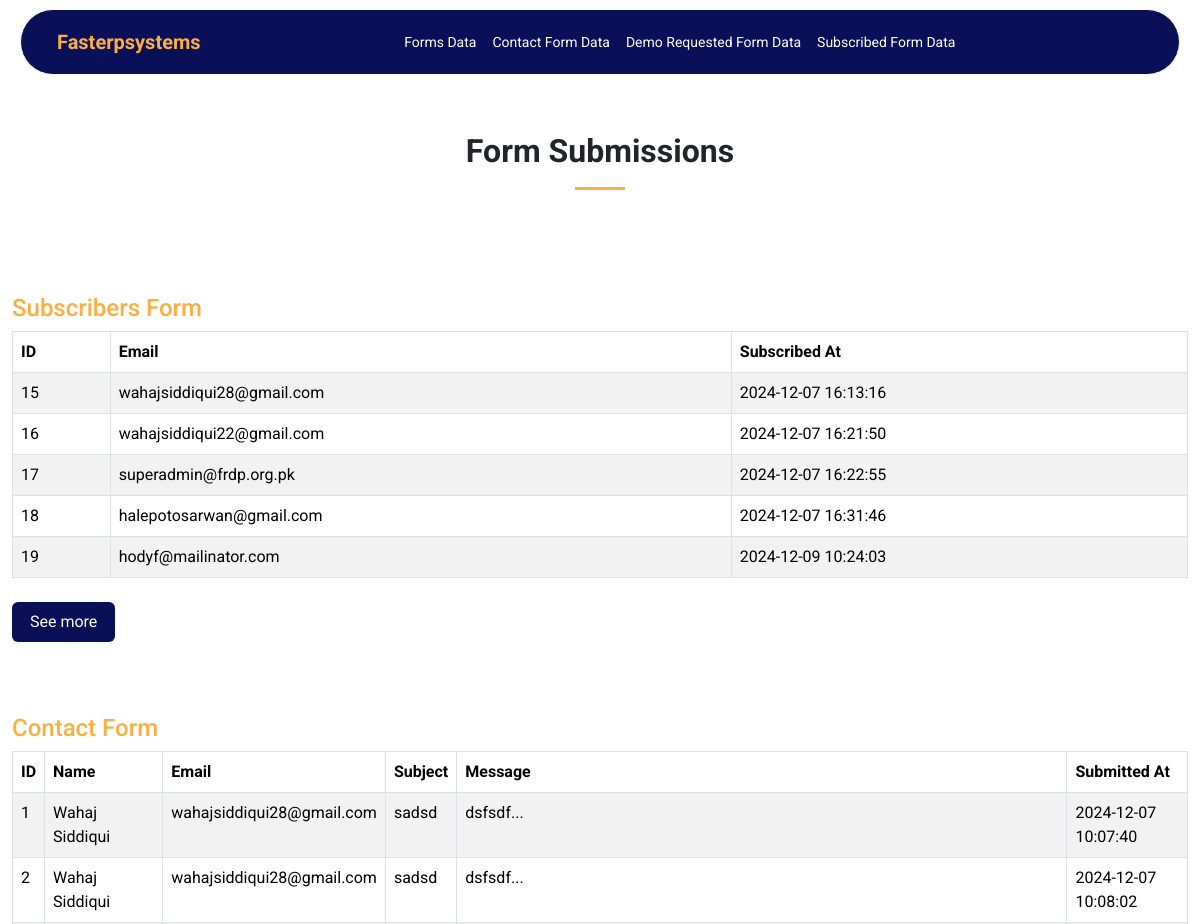
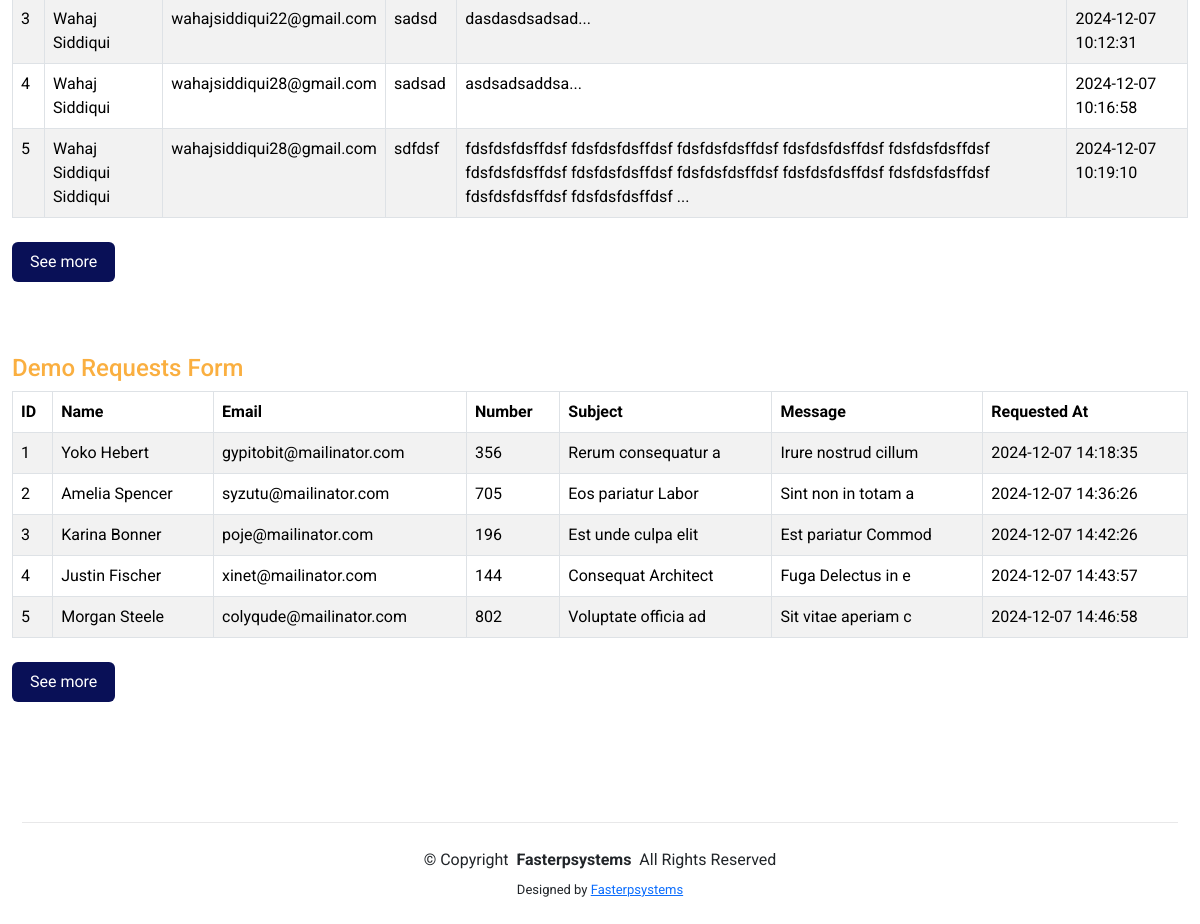
The page /form-submissions.php on the database its author committed (2 pictures, top to bottom).
### tables this page shows
CREATE TABLE `subscribers` (
  `id` int(11) NOT NULL AUTO_INCREMENT,
  `email` varchar(255) NOT NULL,
  `subscribed_at` timestamp NOT NULL DEFAULT CURRENT_TIMESTAMP,
  PRIMARY KEY (`id`),
  UNIQUE KEY `email` (`email`),
  UNIQUE KEY `email_2` (`email`)
);

CREATE TABLE `contact_messages` (
  `id` int(11) NOT NULL AUTO_INCREMENT,
  `name` varchar(255) NOT NULL,
  `email` varchar(255) NOT NULL,
  `subject` varchar(255) NOT NULL,
  `message` text NOT NULL,
  `created_at` timestamp NOT NULL DEFAULT CURRENT_TIMESTAMP,
  PRIMARY KEY (`id`)
);

CREATE TABLE `demo_requests` (
  `id` int(11) NOT NULL AUTO_INCREMENT,
  `name` varchar(255) NOT NULL,
  `email` varchar(255) NOT NULL,
  `number` varchar(20) NOT NULL,
  `subject` varchar(255) NOT NULL,
  `message` text NOT NULL,
  `created_at` timestamp NOT NULL DEFAULT CURRENT_TIMESTAMP,
  PRIMARY KEY (`id`)
);

### form-submissions.php (the view, shortened to what this page needs)
<?php
include('include/data-header.php');
include('db.php');
$recordsPerPage = 5;
$pageSubscribers = isset($_GET['sub_page']) ? (int) $_GET['sub_page'] : 1;
$pageSubscribers = max($pageSubscribers, 1);
$offsetSubscribers = ($pageSubscribers - 1) * $recordsPerPage;
$subscribersQuery = "SELECT * FROM subscribers LIMIT $recordsPerPage OFFSET $offsetSubscribers";
$subscribersResult = mysqli_query($conn, $subscribersQuery);
$pageMessages = isset($_GET['msg_page']) ? (int) $_GET['msg_page'] : 1;
$pageMessages = max($pageMessages, 1);
$offsetMessages = ($pageMessages - 1) * $recordsPerPage;
$messagesQuery = "SELECT * FROM contact_messages LIMIT $recordsPerPage OFFSET $offsetMessages";
$messagesResult = mysqli_query($conn, $messagesQuery);
$pageDemo = isset($_GET['demo_page']) ? (int) $_GET['demo_page'] : 1;
$pageDemo = max($pageDemo, 1);
$offsetDemo = ($pageDemo - 1) * $recordsPerPage;
$demoQuery = "SELECT * FROM demo_requests LIMIT $recordsPerPage OFFSET $offsetDemo";
$demoResult = mysqli_query($conn, $demoQuery);
?>
<div class="container-fluid mt-5">
    <div class="container section-title">
        <h2>Form Submissions</h2>
    </div>
    <div class="form-all-vc">
        <div class="subscribers py-4">
            <h4 class="" style="color: var(--yellow-text);">Subscribers Form </h4>
            <table class="table table-bordered table-striped">
                <thead>
                    <tr>
                        <th>ID</th>
                        <th>Email</th>
                        <th>Subscribed At</th>
                    </tr>
                </thead>
                <tbody>
                    <?php while ($row = mysqli_fetch_assoc($subscribersResult)): ?>
                        <tr>
                            <td><?= $row['id'] ?></td>
                            <td><?= $row['email'] ?></td>
                            <td><?= $row['subscribed_at'] ?></td>
                        </tr>
                    <?php endwhile; ?>
                </tbody>
            </table>
            <div class="buttons my-4">
                <button class="btn" style="background: var(--darkBlue-text);">
                    <a class="text-white" href="subscribers_view_data.php">See more</a> </button>
            </div>
        </div>
        <div class="contact-form py-4">
            <h4 class="" style="color: var(--yellow-text);">Contact Form </h4>
            <table class="table table-bordered table-striped">
                <thead>
                    <tr>
                        <th>ID</th>
                        <th>Name</th>
                        <th>Email</th>
                        <th>Subject</th>
                        <th>Message</th>
                        <th>Submitted At</th>
                    </tr>
                </thead>
                <tbody>
                    <?php while ($row = mysqli_fetch_assoc($messagesResult)): ?>
                        <tr>
                            <td><?= $row['id'] ?></td>
                            <td><?= $row['name'] ?></td>
                            <td><?= $row['email'] ?></td>
                            <td><?= $row['subject'] ?></td>
                            <td><?= implode(' ', array_slice(explode(' ', $row['message']), 0, 15)) ?>...</td>
                            <td><?= $row['created_at'] ?></td>
                        </tr>
                    <?php endwhile; ?>
                </tbody>
            </table>
            <div class="buttons my-4">
                <button class="btn" style="background: var(--darkBlue-text);">
                    <a class="text-white" href="contact_view_data.php">See more</a> </button>
            </div>
        </div>
        <div class="demo-requests py-4">
            <h4 class="" style="color: var(--yellow-text);">Demo Requests Form </h4>
            <table class="table table-bordered table-striped">
                <thead>
                    <tr>
                        <th>ID</th>
                        <th>Name</th>
                        <th>Email</th>
                        <th>Number</th>
                        <th>Subject</th>
                        <th>Message</th>
                        <th>Requested At</th>
                    </tr>
                </thead>
                <tbody>
                    <?php while ($row = mysqli_fetch_assoc($demoResult)): ?>
                        <tr>
                            <td><?= $row['id'] ?></td>
                            <td><?= $row['name'] ?></td>
                            <td><?= $row['email'] ?></td>
                            <td><?= $row['number'] ?></td>
                            <td><?= $row['subject'] ?></td>
                            <td><?= $row['message'] ?></td>
                            <td><?= $row['created_at'] ?></td>
                        </tr>
                    <?php endwhile; ?>
                </tbody>
            </table>
            <div class="buttons my-4">
                <button class="btn" style="background: var(--darkBlue-text);">
                    <a class="text-white" href="demo_view_data.php">See more</a> </button>
            </div>
        </div>
    </div>
</div>
<?php
include('include/data-footer.php');
?>

### assets/css/style.css (style rules this page uses)
* { padding: 0; margin: 0; list-style: none; text-decoration: none; box-sizing: border-box; }
body { font-family: "Roboto", sans-serif; position: relative; }
:root { --background-color: #ffffff; --default-color: #212529; --heading-color: #2d465e; --accent-color: #0d83fd; --surface-color: #ffffff; --contrast-color: #ffffff; --yellow-text: #faaf40; --darkBlue-text: #091057; }
.section-title h2:after { content: ""; position: absolute; display: block; width: 50px; height: 3px; background: var(--yellow-text); left: 0; right: 0; bottom: 0; margin: auto; }
.buttons button.btn { background: #000; padding: 7px 17px; }
.buttons button.btn a { text-decoration: none; color: #fff; }
.section-title { text-align: center; padding-bottom: 60px; position: relative; }
.section-title h2 { font-size: 32px; font-weight: 700; margin-bottom: 20px; padding-bottom: 20px; position: relative; }
.form-all-vc { overflow-x: auto; }

### assets/css/responsive.css (style rules this page uses)
@media screen and (max-width: 1200px) { .container, .container-lg, .container-md, .container-sm { max-width: 1156px; } }

### rows shown on the page
subscribers: id "15", email "wahajsiddiqui28@gmail.com", subscribed_at "2024-12-07 16:13:16"
subscribers: id "16", email "wahajsiddiqui22@gmail.com", subscribed_at "2024-12-07 16:21:50"
subscribers: id "17", email "superadmin@frdp.org.pk", subscribed_at "2024-12-07 16:22:55"
subscribers: id "18", email "halepotosarwan@gmail.com", subscribed_at "2024-12-07 16:31:46"
subscribers: id "19", email "hodyf@mailinator.com", subscribed_at "2024-12-09 10:24:03"
contact_messages: id "1", name "Wahaj Siddiqui", email "wahajsiddiqui28@gmail.com", subject "sadsd", message "dsfsdf", created_at "2024-12-07 10:07:40"
contact_messages: id "2", name "Wahaj Siddiqui", email "wahajsiddiqui28@gmail.com", subject "sadsd", message "dsfsdf", created_at "2024-12-07 10:08:02"
contact_messages: id "3", name "Wahaj Siddiqui", email "wahajsiddiqui22@gmail.com", subject "sadsd", message "dasdasdsadsad", created_at "2024-12-07 10:12:31"
contact_messages: id "4", name "Wahaj Siddiqui", email "wahajsiddiqui28@gmail.com", subject "sadsad", message "asdsadsaddsa", created_at "2024-12-07 10:16:58"
contact_messages: id "5", name "Wahaj Siddiqui Siddiqui", email "wahajsiddiqui28@gmail.com", subject "sdfdsf", message "fdsfdsfdsffdsf fdsfdsfdsffdsf fdsfdsfdsffdsf fdsfdsfdsffdsf fdsfdsfdsffdsf fdsfdsfdsffdsf fdsfdsfdsffdsf fdsfdsfdsffdsf fdsfdsfdsffdsf fdsfdsfdsffdsf fdsfdsfdsffdsf fdsfdsfdsffdsf", created_at "2024-12-07 10:19:10"
demo_requests: id "1", name "Yoko Hebert", email "gypitobit@mailinator.com", number "356", subject "Rerum consequatur a", message "Irure nostrud cillum", created_at "2024-12-07 14:18:35"
demo_requests: id "2", name "Amelia Spencer", email "syzutu@mailinator.com", number "705", subject "Eos pariatur Labor", message "Sint non in totam a", created_at "2024-12-07 14:36:26"
demo_requests: id "3", name "Karina Bonner", email "poje@mailinator.com", number "196", subject "Est unde culpa elit", message "Est pariatur Commod", created_at "2024-12-07 14:42:26"
demo_requests: id "4", name "Justin Fischer", email "xinet@mailinator.com", number "144", subject "Consequat Architect", message "Fuga Delectus in e", created_at "2024-12-07 14:43:57"
demo_requests: id "5", name "Morgan Steele", email "colyqude@mailinator.com", number "802", subject "Voluptate officia ad", message "Sit vitae aperiam c", created_at "2024-12-07 14:46:58"
